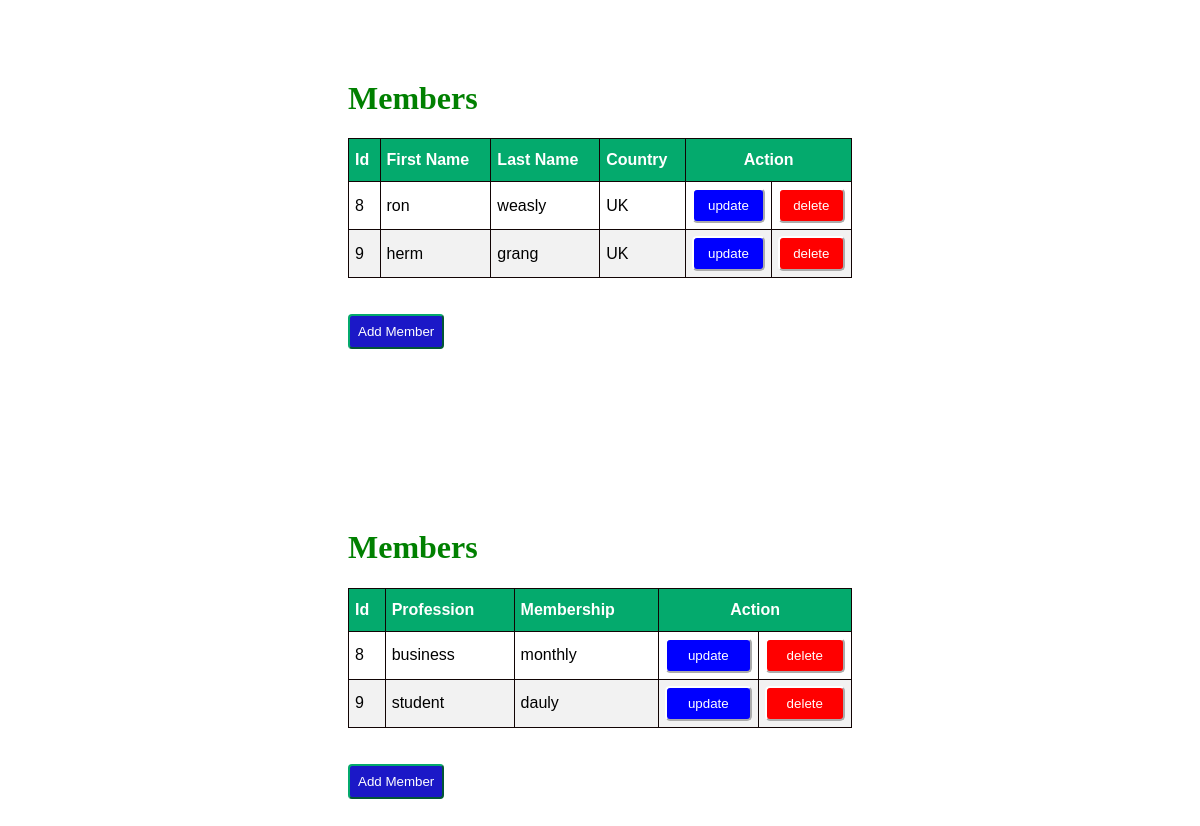
Before: / with the older database file.
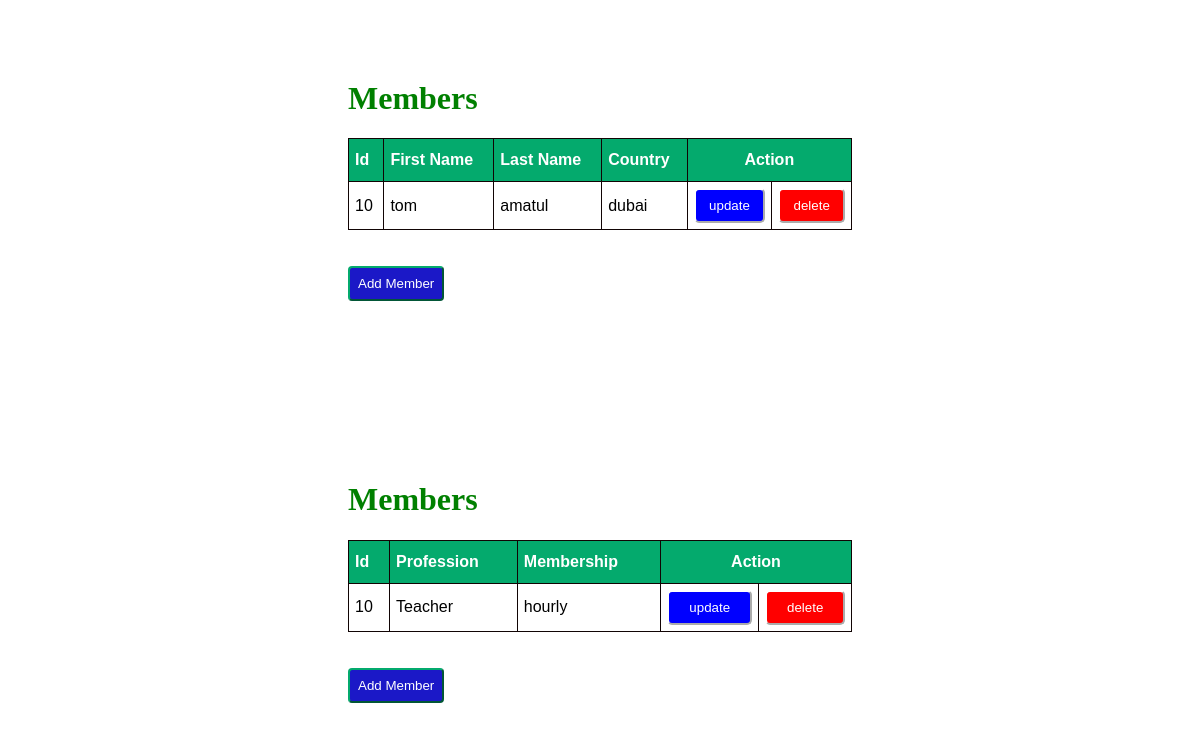
After: the same page with the newer database file.
### crudapp/models.py (models this page shows)
class Member(models.Model):
    firstname=models.CharField(max_length=100)
    lastname=models.CharField(max_length=100)
    country=models.CharField(max_length=100)
    profession=models.CharField(max_length=100,default='SOME STRING')
    membership=models.CharField(max_length=100,default='SOME STRING')

### crudapp/views.py (the view)
# urls.py: path('',views.index,name="index"),
def index(request):
    mem=Member.objects.all()
    return render(request,'index.html',{'mem':mem})

### crudapp/templates/index.html (shortened to what this page needs)
<!DOCTYPE html>
<html lang="en">
<head>
</head>
{% load static %}
<link rel="stylesheet" href="{% static 'style.css' %}">
<body>
    <div class="container">
        <h1>Members</h1>
        <table id="customers" border="1">
            <thead>
                <th>Id</th>
                <th>First Name</th>
                <th>Last Name</th>
                <th>Country</th>
                <th colspan="2" id="mid">Action</th>
            </thead>
            {% for x in mem %}
            <tr>
                <td>{{x.id}}</td>
                <td>{{x.firstname}}</td>
                <td>{{x.lastname}}</td>
                <td>{{x.country}}</td>
                <td>
                    <a href="update/{{x.id}}"><button id="up">update</button></a>
                </td>
                <td>
                    <a href="delete/{{x.id}}"><button id="del">delete</button></a>
                </td>
            </tr>
            {% endfor %}
        </table>
        <br><br>
        <a href="{% url 'add' %}"><button id="new3">Add Member</button></a>
    </div>
    <div class="container">
        <h1>Members</h1>
        <table id="customers" border="1">
            <thead>
                <th>Id</th>
                <th>Profession</th>
                <th>Membership</th>
                <th colspan="2" id="mid">Action</th>
            </thead>
            {% for x in mem %}
            <tr>
                <td>{{x.id}}</td>
                <td>{{x.profession}}</td>
                <td>{{x.membership}}</td>
                <td>
                    <a href="update/{{x.id}}"><button id="up">update</button></a>
                </td>
                <td>
                    <a href="delete/{{x.id}}"><button id="del">delete</button></a>
                </td>
            </tr>
            {% endfor %}
        </table>
        <br><br>
        <a href="{% url 'add' %}"><button id="new3">Add Member</button></a>
    </div>
</body>
</html>

### crudapp/static/style.css (style rules this page uses)
.container { margin: 80px 240px 60px 240px; padding: 0px 100px 100px 100px; }
#customers { font-family: Arial, Helvetica, sans-serif; border-collapse: collapse; width: 100%; }
#customers td, #customers th { border: 1px solid rgb(17, 4, 4); padding: 6px; }
#customers th { padding-top: 12px; padding-bottom: 12px; text-align: left; background-color: #04AA6D; color: white; }
#customers #mid { text-align: center; }
#customers #up { background-color: blue; border-color: white; border-radius: 5px; padding: 8px; color: white; }
#customers #del { background-color: red; border-color: white; border-radius: 5px; padding: 8px; color: white; }
#customers button { width: 100%; }
h1 { color: green; }
.container #new3 { padding: 8px; background-color: rgb(27, 24, 199); color: white; border-radius: 4px; border-color: #04AA6D; }

Changed rows visible on the page:
removed Member: id "8", firstname "ron", lastname "weasly", country "UK", profession "business", membership "monthly"
removed Member: id "9", firstname "herm", lastname "grang", country "UK", profession "student", membership "dauly"
added Member: id "10", firstname "tom", lastname "amatul", country "dubai", profession "Teacher", membership "hourly"
